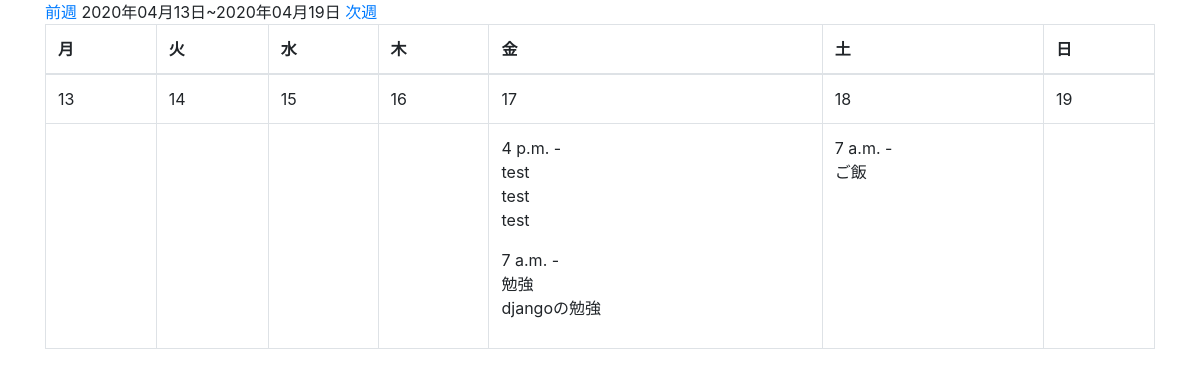
The app's page /week_with_schedule/2020/4/13/ with its own data.
### app/models.py (models this page shows, shortened)
class Schedule(models.Model):
    summary=models.CharField('概要',max_length=50)
    description=models.TextField('詳細な説明',blank=True)
    start_time=models.TimeField('開始時間',default=datetime.time(7,0,0))
    end_time=models.TimeField('終了時間',default=datetime.time(7,0,0))
    date=models.DateField('日付')
    created_at=models.DateTimeField('作成日',default=timezone.now)

### app/views.py (the view)
# urls.py: path('week_with_schedule/',views.WeekWithScheduleCalendar.as_view(),name='week_with_schedule'),
class WeekWithScheduleCalendar(mixins.WeekWithScheduleMixin,generic.TemplateView):
    template_name='app/week_with_schedule.html'
    model=Schedule
    date_field='date'
    def get_context_data(self,**kwargs): #複数のキーワード引数を辞書として受け取る **をつければどの文字でもいいが、慣例としてkwargsが使われることが多い
        context=super().get_context_data(**kwargs)
        calendar_context = self.get_week_calendar()
        context.update(calendar_context)
        return context

### app/mixins.py (called while the page is built)
    def setup_calendar(self):
        self._calendar=calendar.Calendar(self.first_weekday)

    def get_week_names(self):
        week_names=deque(self.week_names)
        week_names.rotate(-self.first_weekday)#リスト内の要素を右に一つずつ移動...なんてときは,dequeを使うとなかなか面白いです。
        return week_names

    def get_week_days(self):
        month=self.kwargs.get('month')
        year =self.kwargs.get('year')
        day=self.kwargs.get('day')
        if month and year and day:
            date=datetime.date(year=int(year),month=int(month),day=int(day))
        else:
            date=datetime.date.today()
        for week in self._calendar.monthdatescalendar(date.year,date.month):
            if date in week: #週ごとに取り出され、中身は全てdatetime型、該当の日が含まれていれば、それが今回表示すべき週になる。
                return week

    def get_week_calendar(self):
        self.setup_calendar()
        days=self.get_week_days()
        first=days[0]
        last=days[-1]
        calendar_data={
            'now':datetime.date.today(),
            'week_days':days, #その週の全ての日を返している。7つのdatetimeオブジェクトが返される。月を跨いでいる日付が出ても、正しく跨いだ月でのdatetime.date型になっている。
            'week_previous':first - datetime.timedelta(days=7),
            'week_next':first + datetime.timedelta(days=7),
            'week_names':self.get_week_names(),
            'week_first':first,
            'week_last':last,
                }
        return calendar_data

    def get_week_schedules(self,start,end,days):
        lookup={'{}__range'.format(self.date_field):(start,end)}
        queryset=self.model.objects.filter(**lookup)
        day_schedules={day:[] for day in days} #{}で辞書の定義：でキーと値をかく
        for schedule in queryset:
            schedule_date=getattr(schedule,self.date_field) # getattr(object,name[default]:objectの指名された属性の値を返す。nameは文字列。文字列がオブジェクトの属性の一つであった場合、戻り値はその属性の値になる。
            day_schedules[schedule_date].append(schedule)
        return day_schedules

    def get_week_calendar(self):
        calendar_context=super().get_week_calendar() #あるクラス(子クラス)で別のクラス(親クラス)を継承できる。継承すると、親クラスのメソッドを子クラスから呼び出すことができる。その際に使うのがsuper()。
        calendar_context['week_day_schedules']=self.get_week_schedules(
            calendar_context['week_first'],
            calendar_context['week_last'],
            calendar_context['week_days']
        )
        return calendar_context

### app/templates/app/week_with_schedule.html
{% extends 'app/base.html' %}
{% block content %}
    <a href="{% url 'app:week_with_schedule' week_previous.year week_previous.month week_previous.day %}">前週</a>
    {{ week_first | date:"Y年m月d日" }}~{{ week_last |date:"Y年m月d日 "}}
    <a href="{% url 'app:week_with_schedule' week_next.year week_next.month week_next.day %}">次週</a>
    <table class="table table-bordered">
        <thead>
            <tr>
                {% for w in week_names %}
                  <th>{{ w }}</th>
                {% endfor %}
            </tr>
        </thead>
        <tbody>
            <tr>
                {% for day in week_days %}
                    {% if now == day %}
                    <td class="table-success">
                    {% else %}
                    <td>
                    {% endif %}
                {% if week_first.month != day.month %}
                    {{day | date:"m/d" }}
                {% else %}
                    {{day.day}}
                {% endif %}
                    </td>
                {% endfor %}
            </tr>
            <tr>
                {% for schedules in week_day_schedules.values %}
                    <td>
                        {% for s in schedules %}
                            {{ s.start_time }} - {{ s.send_time }}<br>
                            {{ s.summary }}<br>
                            {{ s.description | linebreaks }}
                        {% endfor %}
                    </td>
                {% endfor %}
            </tr>
        </tbody>
    </table>
{% endblock %}

### records on screen
Schedule: start_time "4 p.m.", summary "test", description "test test"
Schedule: start_time "7 a.m.", summary "勉強", description "djangoの勉強"
Schedule: start_time "7 a.m.", summary "ご飯"

### other values on screen
{{ week_first | date:"Y年m月d日" }} "2020年04月13日"
{{ week_last |date:"Y年m月d日 " }} "2020年04月19日"
{{ w }} "月" "火" "水" "木" "金" "土" "日"
{{ day.day }} "13" "14" "15" "16" "17" "18" "19"
